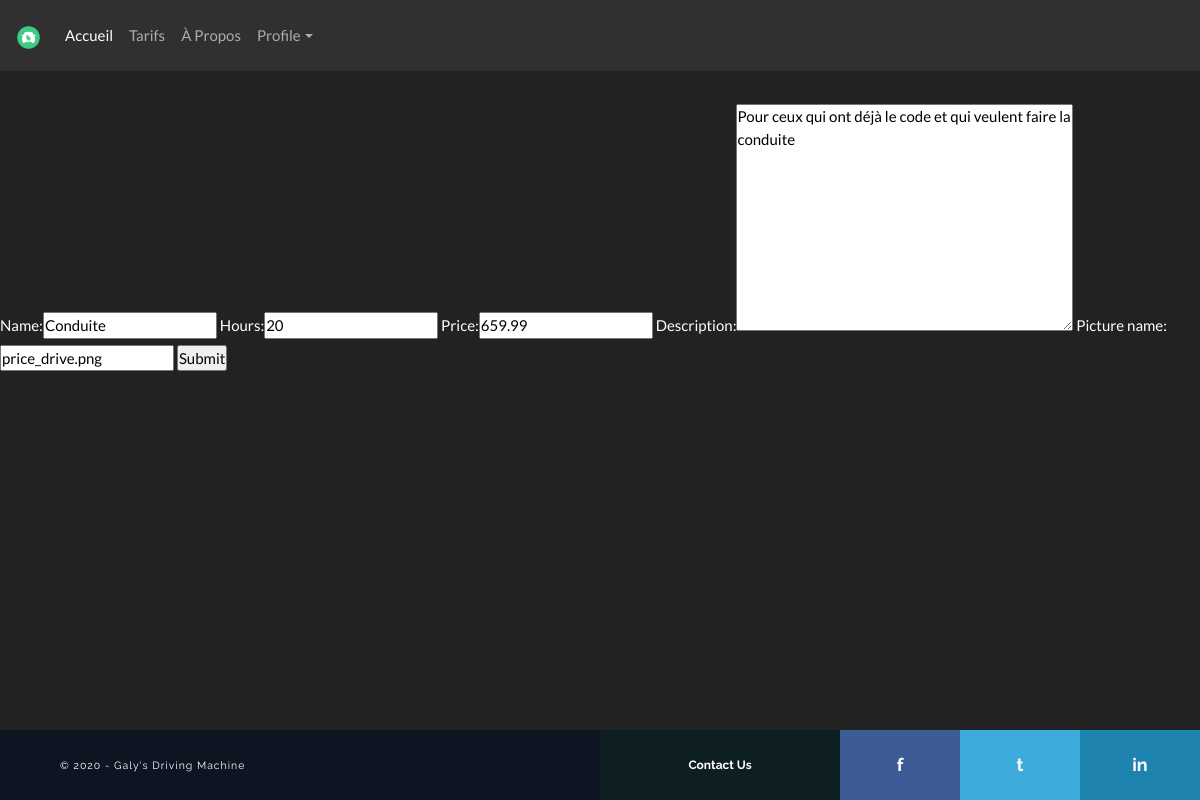
Page /update_bundle/2/ (signed in) on the committed database.
### accounts/models.py (models this page shows, shortened)
class Bundle(models.Model):
    name = models.CharField(max_length=255, null=False)
    hours = models.IntegerField(null=False)
    price = models.FloatField(null=False)
    description = models.TextField(null=True)
    picture_name = models.CharField(max_length=255, null=True)

### accounts/decorators.py (the view)
        def wrapper_func(request, *args, **kwargs):
            group = None
            if request.user.groups.exists():
                group = request.user.groups.all()[0].name
            if group in allowed:
                return view_func(request, *args, **kwargs)
            else:
                return HttpResponse('Vous n\'êtes pas autorisés à voir cette page')

### accounts/forms.py
class BundleForm(ModelForm):
    class Meta:
        model = Bundle
        fields = '__all__'

### accounts/views.py (called while the page is built)
@login_required(login_url='login')
@allowed_users(allowed=['secretary', 'admin'])
def updateBundle(request, pk):
    bundle = Bundle.objects.get(id=pk)
    form = BundleForm(instance=bundle)
    if request.method == 'POST':
        form = BundleForm(request.POST, instance=bundle)
        if form.is_valid():
            form.save()
            return redirect('admin_panel')
    else:
        context = {'form': form}
        return render(request, 'accounts/create_bundle.html', context)

### accounts/templates/accounts/create_bundle.html (shortened to what this page needs)
{% extends 'accounts/main.html' %}
{% load static %}
{% block content %}
<form action="" method="POST">
    {{form}}
    <input type="submit" name="Submit">
</form>
{% endblock %}

### static/css/style.css (style rules this page uses)
* { margin: 0; padding: 0; }
html, body { height: 100%; }
body { display: flex; flex-direction: column; }

### rows in the picture
Bundle: name "Conduite", hours "20", price "659.99", description "Pour ceux qui ont déjà le code et qui veulent faire la conduite", picture_name "price_drive.png"
